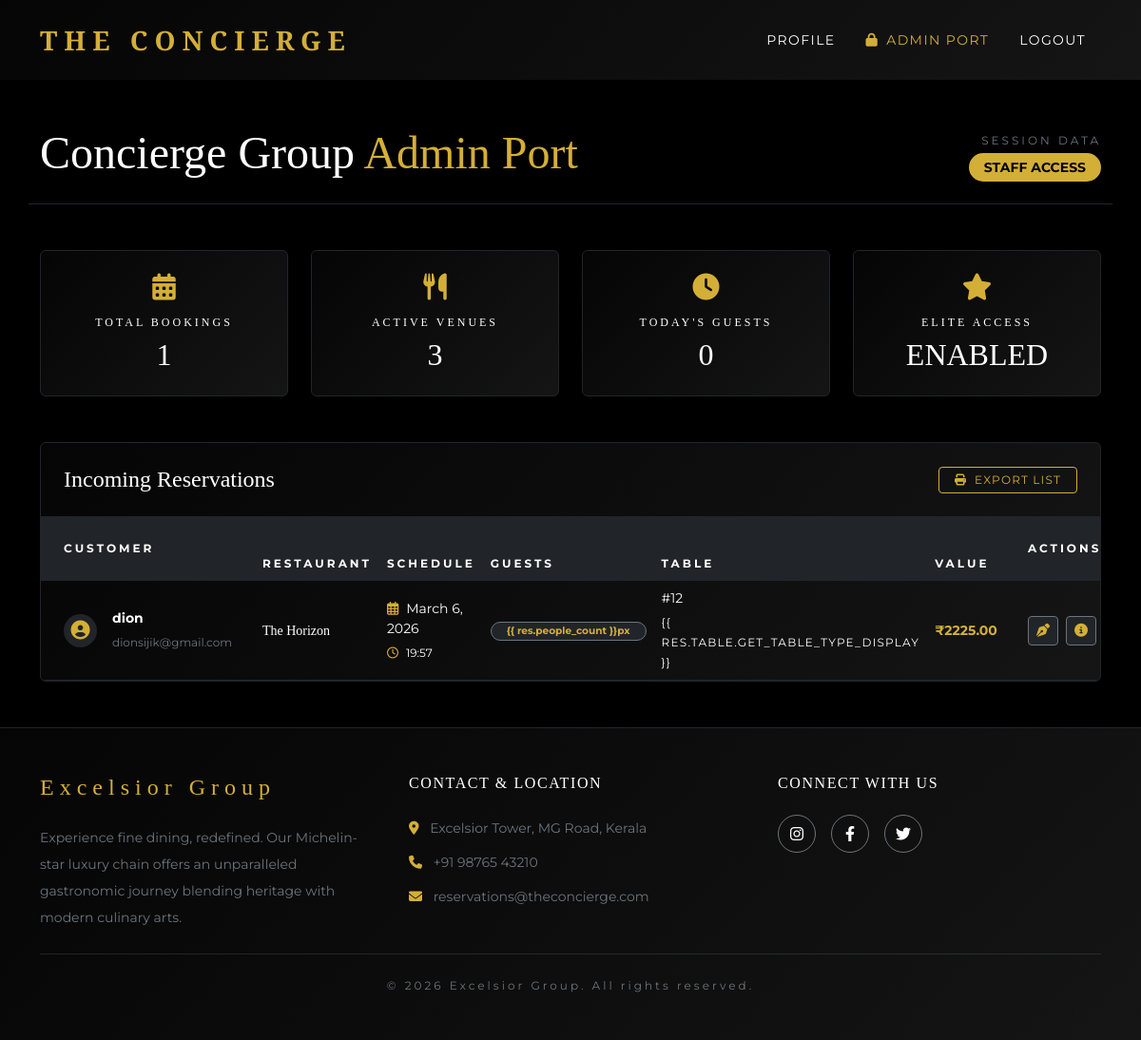
The app's page /concierge-admin/ (signed in) with its own data.
### core/models.py (models this page shows, shortened)
class Reservation(models.Model):
    user = models.ForeignKey(User, on_delete=models.CASCADE, related_name='reservations')
    restaurant = models.ForeignKey(Restaurant, on_delete=models.CASCADE)
    table = models.ForeignKey(Table, on_delete=models.CASCADE)
    date = models.DateField()
    time = models.TimeField()
    people_count = models.IntegerField()
    booking_price = models.DecimalField(max_digits=10, decimal_places=2)
    created_at = models.DateTimeField(auto_now_add=True)

class Restaurant(models.Model):
    name = models.CharField(max_length=200)
    location = models.CharField(max_length=200)
    description = models.TextField()
    theme = models.CharField(max_length=200)
    cuisine = models.CharField(max_length=200)
    image = models.ImageField(upload_to='restaurants/', null=True, blank=True)

class Table(models.Model):
    TABLE_TYPES = (
        ('standard', 'Standard Table'),
        ('window', 'Window Table'),
        ('premium', 'Premium Table'),
        ('private', 'Private Dining Table'),
    )
    DEMAND_LEVELS = (
        ('low', 'Low'),
        ('normal', 'Normal'),
        ('high', 'High'),
    )
    restaurant = models.ForeignKey(Restaurant, on_delete=models.CASCADE, related_name='tables')
    table_number = models.CharField(max_length=20)
    table_type = models.CharField(max_length=20, choices=TABLE_TYPES, default='standard')
    capacity = models.IntegerField()
    price = models.DecimalField(max_digits=10, decimal_places=2)
    is_booked = models.BooleanField(default=False)
    demand_level = models.CharField(max_length=20, choices=DEMAND_LEVELS, default='normal')

### core/views.py (the view)
# urls.py: path('concierge-admin/', views.admin_dashboard, name='admin_dashboard'),
@login_required
def admin_dashboard(request):
    if not request.user.is_staff:
        return redirect('landing')
    reservations = Reservation.objects.all().order_by('-date', '-time')
    restaurants = Restaurant.objects.all()
    total_res = reservations.count()
    today_res = reservations.filter(date=Decimal('2026-03-04') if False else '2026-03-04').count() # Mocking today for now
    return render(request, 'admin_dashboard.html', {
        'reservations': reservations,
        'restaurants': restaurants,
        'total_res': total_res,
        'today_res': today_res
    })

### templates/admin_dashboard.html (shortened to what this page needs)
{% extends 'base.html' %}
{% load static %}
{% block content %}
<div class="container py-5">
    <div class="row mb-5" data-aos="fade-up">
        <div class="col-12 d-flex justify-content-between align-items-center border-bottom border-dark pb-3">
            <h1 class="font-secondary display-5 text-white">Concierge Group <span class="text-gold">Admin Port</span>
            </h1>
            <div class="text-end">
                <span class="d-block text-secondary text-uppercase tracking-widest fs-8 mb-1">Session Data</span>
                <span class="badge bg-gold text-black rounded-pill px-3 py-2 fs-7">STAFF ACCESS</span>
            </div>
        </div>
    </div>
    <div class="row g-4 mb-5" data-aos="fade-up" data-aos-delay="100">
        <div class="col-md-3">
            <div class="bg-black-gradient border border-dark p-4 rounded text-center">
                <i class="fas fa-calendar-alt text-gold mb-3 fs-3"></i>
                <h6 class="text-white text-uppercase tracking-widest fs-8">Total Bookings</h6>
                <h2 class="font-secondary text-white mb-0">{{ total_res }}</h2>
            </div>
        </div>
        <div class="col-md-3">
            <div class="bg-black-gradient border border-dark p-4 rounded text-center">
                <i class="fas fa-utensils text-gold mb-3 fs-3"></i>
                <h6 class="text-white text-uppercase tracking-widest fs-8">Active Venues</h6>
                <h2 class="font-secondary text-white mb-0">{{ restaurants.count }}</h2>
            </div>
        </div>
        <div class="col-md-3">
            <div class="bg-black-gradient border border-dark p-4 rounded text-center">
                <i class="fas fa-clock text-gold mb-3 fs-3"></i>
                <h6 class="text-white text-uppercase tracking-widest fs-8">Today's Guests</h6>
                <h2 class="font-secondary text-white mb-0">{{ today_res }}</h2>
            </div>
        </div>
        <div class="col-md-3">
            <div class="bg-black-gradient border border-dark p-4 rounded text-center border-gold">
                <i class="fas fa-star text-gold mb-3 fs-3"></i>
                <h6 class="text-white text-uppercase tracking-widest fs-8">Elite Access</h6>
                <h2 class="font-secondary text-white mb-0">ENABLED</h2>
            </div>
        </div>
    </div>
    <div class="row" data-aos="fade-up" data-aos-delay="200">
        <div class="col-12">
            <div class="bg-black-gradient border border-dark rounded overflow-hidden">
                <div class="p-4 border-bottom border-dark d-flex justify-content-between align-items-center">
                    <h4 class="font-secondary text-white mb-0">Incoming Reservations</h4>
                    <button class="btn btn-outline-gold btn-sm px-3 py-1 fs-8 tracking-wider text-uppercase"
                        onclick="window.print()">
                        <i class="fas fa-print me-2"></i>Export List
                    </button>
                </div>
                <div class="table-responsive">
                    <table class="table table-dark table-hover mb-0 align-middle">
                        <thead class="bg-dark text-gold text-uppercase tracking-widest fs-8 border-bottom border-dark">
                            <tr>
                                <th class="p-4">Customer</th>
                                <th>Restaurant</th>
                                <th>Schedule</th>
                                <th>Guests</th>
                                <th>Table</th>
                                <th>Value</th>
                                <th class="p-4">Actions</th>
                            </tr>
                        </thead>
                        <tbody class="fs-7 text-secondary">
                            {% for res in reservations %}
                            <tr class="border-bottom border-dark">
                                <td class="p-4">
                                    <div class="d-flex align-items-center">
                                        <div class="bg-dark rounded-circle d-flex align-items-center justify-content-center me-3"
                                            style="width:35px;height:35px;">
                                            <i class="fas fa-user-circle text-gold fs-5"></i>
                                        </div>
                                        <div>
                                            <span class="d-block text-white fw-bold mb-1">{{ res.user.username }}</span>
                                            <span class="fs-8 text-secondary">{{ res.user.email }}</span>
                                        </div>
                                    </div>
                                </td>
                                <td class="text-white font-secondary">{{ res.restaurant.name }}</td>
                                <td>
                                    <span class="d-block text-white mb-1">
                                        <i class="far fa-calendar-alt text-gold me-2"></i>{{ res.date }}
                                    </span>
                                    <span class="fs-8">
                                        <i class="far fa-clock text-gold me-2"></i>{{ res.time|time:"H:i" }}
                                    </span>
                                </td>
                                <td>
                                    <span class="badge bg-dark border border-secondary text-gold rounded-pill px-3">{{
                                        res.people_count }}px</span>
                                </td>
                                <td>
                                    <span class="d-block text-white mb-1">#{{ res.table.table_number }}</span>
                                    <span class="fs-8 text-uppercase tracking-wider">{{ res.table.get_table_type_display
                                        }}</span>
                                </td>
                                <td class="text-gold fw-bold">₹{{ res.booking_price }}</td>
                                <td class="p-4">
                                    <div class="d-flex gap-2">
                                        <a href="/admin/core/reservation/{{ res.id }}/change/"
                                            class="btn btn-dark btn-sm text-gold border-secondary hover-bg-gold transition-all"
                                            title="Edit in Admin">
                                            <i class="fas fa-pen-nib"></i>
                                        </a>
                                        <button
                                            class="btn btn-dark btn-sm text-gold border-secondary hover-bg-gold transition-all"
                                            title="View Details"
                                            onclick="alert('Viewing pre-orders: {% for po in res.preorders.all %}{{ po.quantity }}x {{ po.menu_item.name }}{% empty %}None{% endfor %}')">
                                            <i class="fas fa-info-circle"></i>
                                        </button>
                                    </div>
                                </td>
                            </tr>
                            {% endfor %}
                        </tbody>
                    </table>
                </div>
            </div>
        </div>
    </div>
</div>
{% endblock %}

### static/css/style.css (style rules this page uses)
:root { --gold: #D4AF37; --dark-red: #8B0000; --black: #050505; --black-gradient: #111111; --white: #F8F8F8; --grey: #333333; }
body { background-color: var(--black); color: var(--white); font-family: 'Montserrat', sans-serif; margin: 0; padding: 0; overflow-x: hidden; }
h1, h2, h3, h4, h5, h6, .font-secondary { font-family: 'Playfair Display', serif; }
.text-gold { color: var(--gold) !important; }
.bg-gold { background-color: var(--gold) !important; }
.bg-black-gradient { background: linear-gradient(135deg, #050505 0%, #151515 100%) !important; }
.tracking-widest { letter-spacing: 0.25em; }
.tracking-wider { letter-spacing: 0.1em; }
.fs-7 { font-size: 0.875rem; }
.fs-8 { font-size: 0.75rem; }
a { text-decoration: none; transition: all 0.3s ease; }
.btn-outline-gold { background-color: transparent; color: var(--gold); border: 1px solid var(--gold); transition: all 0.3s ease; }

### templates/admin_dashboard.html (style rules this page uses)
.table-dark { --bs-table-bg: transparent !important; --bs-table-border-color: #222 !important; background-color: transparent !important; }

### records on screen
Reservation: user.username "dion", user.email "dionsijik@gmail.com", restaurant.name "The Horizon", date "March 6, 2026", time "19:57", table.table_number "12", booking_price "2225.00"

### other values on screen
{{ total_res }} "1"
{{ restaurants.count }} "3"
{{ today_res }} "0"
